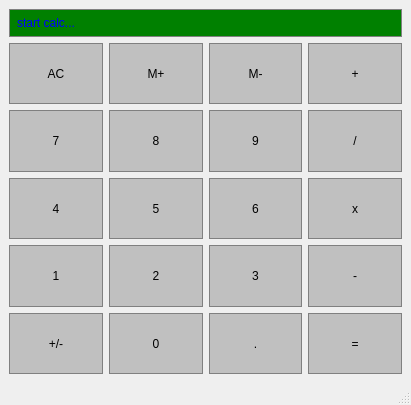
<?xml version="1.0" encoding="UTF-8"?>
<ui version="4.0">
 <class>MainWindow</class>
 <widget class="QMainWindow" name="MainWindow">
  <property name="geometry">
   <rect>
    <x>0</x>
    <y>0</y>
    <width>411</width>
    <height>405</height>
   </rect>
  </property>
  <property name="windowTitle">
   <string>calculatorTest</string>
  </property>
  <widget class="QWidget" name="centralwidget">
   <layout class="QHBoxLayout" name="horizontalLayout">
    <item>
     <layout class="QGridLayout" name="gridLayout">
      <item row="2" column="2">
       <widget class="QPushButton" name="btnNo9">
        <property name="sizePolicy">
         <sizepolicy hsizetype="Preferred" vsizetype="Preferred">
          <horstretch>0</horstretch>
          <verstretch>0</verstretch>
         </sizepolicy>
        </property>
        <property name="styleSheet">
         <string notr="true">QPushButton{
	background-color:#C0C0C0;
	border: 1px solid gray;
	padding: 5px;

}

QPushButton:pressed{
	background-color:#A9A9A9;
	border: 1px solid gray;
	padding: 5px;

}</string>
        </property>
        <property name="text">
         <string>9</string>
        </property>
       </widget>
      </item>
      <item row="4" column="0">
       <widget class="QPushButton" name="btnNo1">
        <property name="sizePolicy">
         <sizepolicy hsizetype="Preferred" vsizetype="Preferred">
          <horstretch>0</horstretch>
          <verstretch>0</verstretch>
         </sizepolicy>
        </property>
        <property name="styleSheet">
         <string notr="true">QPushButton{
	background-color:#C0C0C0;
	border: 1px solid gray;
	padding: 5px;

}

QPushButton:pressed{
	background-color:#A9A9A9;
	border: 1px solid gray;
	padding: 5px;

}</string>
        </property>
        <property name="text">
         <string>1</string>
        </property>
       </widget>
      </item>
      <item row="5" column="3">
       <widget class="QPushButton" name="btnNoEqual">
        <property name="sizePolicy">
         <sizepolicy hsizetype="Preferred" vsizetype="Preferred">
          <horstretch>0</horstretch>
          <verstretch>0</verstretch>
         </sizepolicy>
        </property>
        <property name="styleSheet">
         <string notr="true">QPushButton{
	background-color:#C0C0C0;
	border: 1px solid gray;
	padding: 5px;

}

QPushButton:pressed{
	background-color:#A9A9A9;
	border: 1px solid gray;
	padding: 5px;

}</string>
        </property>
        <property name="text">
         <string>=</string>
        </property>
       </widget>
      </item>
      <item row="2" column="3">
       <widget class="QPushButton" name="btnDivision">
        <property name="sizePolicy">
         <sizepolicy hsizetype="Preferred" vsizetype="Preferred">
          <horstretch>0</horstretch>
          <verstretch>0</verstretch>
         </sizepolicy>
        </property>
        <property name="styleSheet">
         <string notr="true">QPushButton{
	background-color:#C0C0C0;
	border: 1px solid gray;
	padding: 5px;

}

QPushButton:pressed{
	background-color:#A9A9A9;
	border: 1px solid gray;
	padding: 5px;

}</string>
        </property>
        <property name="text">
         <string>/</string>
        </property>
       </widget>
      </item>
      <item row="2" column="0">
       <widget class="QPushButton" name="btnNo7">
        <property name="sizePolicy">
         <sizepolicy hsizetype="Preferred" vsizetype="Preferred">
          <horstretch>0</horstretch>
          <verstretch>0</verstretch>
         </sizepolicy>
        </property>
        <property name="styleSheet">
         <string notr="true">QPushButton{
	background-color:#C0C0C0;
	border: 1px solid gray;
	padding: 5px;

}

QPushButton:pressed{
	background-color:#A9A9A9;
	border: 1px solid gray;
	padding: 5px;

}</string>
        </property>
        <property name="text">
         <string>7</string>
        </property>
        <property name="iconSize">
         <size>
          <width>16</width>
          <height>10</height>
         </size>
        </property>
       </widget>
      </item>
      <item row="1" column="3">
       <widget class="QPushButton" name="btnNoAdd">
        <property name="sizePolicy">
         <sizepolicy hsizetype="Preferred" vsizetype="Preferred">
          <horstretch>0</horstretch>
          <verstretch>0</verstretch>
         </sizepolicy>
        </property>
        <property name="styleSheet">
         <string notr="true">QPushButton{
	background-color:#C0C0C0;
	border: 1px solid gray;
	padding: 5px;

}

QPushButton:pressed{
	background-color:#A9A9A9;
	border: 1px solid gray;
	padding: 5px;

}</string>
        </property>
        <property name="text">
         <string>+</string>
        </property>
       </widget>
      </item>
      <item row="4" column="3">
       <widget class="QPushButton" name="btnNoSub">
        <property name="sizePolicy">
         <sizepolicy hsizetype="Preferred" vsizetype="Preferred">
          <horstretch>0</horstretch>
          <verstretch>0</verstretch>
         </sizepolicy>
        </property>
        <property name="styleSheet">
         <string notr="true">QPushButton{
	background-color:#C0C0C0;
	border: 1px solid gray;
	padding: 5px;

}

QPushButton:pressed{
	background-color:#A9A9A9;
	border: 1px solid gray;
	padding: 5px;

}</string>
        </property>
        <property name="text">
         <string>-</string>
        </property>
       </widget>
      </item>
      <item row="0" column="0" colspan="4">
       <widget class="QLineEdit" name="txtDisplay">
        <property name="styleSheet">
         <string notr="true">QLineEdit{
	background-color:green;
	border: 1px solid gray;
	padding: 5px;
	font: 8pt &quot;Fixedsys&quot;;
	color: blue;

}</string>
        </property>
        <property name="text">
         <string>start calc...</string>
        </property>
       </widget>
      </item>
      <item row="3" column="2">
       <widget class="QPushButton" name="btnNo6">
        <property name="sizePolicy">
         <sizepolicy hsizetype="Preferred" vsizetype="Preferred">
          <horstretch>0</horstretch>
          <verstretch>0</verstretch>
         </sizepolicy>
        </property>
        <property name="styleSheet">
         <string notr="true">QPushButton{
	background-color:#C0C0C0;
	border: 1px solid gray;
	padding: 5px;

}

QPushButton:pressed{
	background-color:#A9A9A9;
	border: 1px solid gray;
	padding: 5px;

}</string>
        </property>
        <property name="text">
         <string>6</string>
        </property>
       </widget>
      </item>
      <item row="3" column="1">
       <widget class="QPushButton" name="btnNo5">
        <property name="sizePolicy">
         <sizepolicy hsizetype="Preferred" vsizetype="Preferred">
          <horstretch>0</horstretch>
          <verstretch>0</verstretch>
         </sizepolicy>
        </property>
        <property name="styleSheet">
         <string notr="true">QPushButton{
	background-color:#C0C0C0;
	border: 1px solid gray;
	padding: 5px;

}

QPushButton:pressed{
	background-color:#A9A9A9;
	border: 1px solid gray;
	padding: 5px;

}</string>
        </property>
        <property name="text">
         <string>5</string>
        </property>
       </widget>
      </item>
      <item row="5" column="0">
       <widget class="QPushButton" name="pushButton_8">
        <property name="sizePolicy">
         <sizepolicy hsizetype="Preferred" vsizetype="Preferred">
          <horstretch>0</horstretch>
          <verstretch>0</verstretch>
         </sizepolicy>
        </property>
        <property name="styleSheet">
         <string notr="true">QPushButton{
	background-color:#C0C0C0;
	border: 1px solid gray;
	padding: 5px;

}

QPushButton:pressed{
	background-color:#A9A9A9;
	border: 1px solid gray;
	padding: 5px;

}</string>
        </property>
        <property name="text">
         <string>+/-</string>
        </property>
       </widget>
      </item>
      <item row="1" column="1">
       <widget class="QPushButton" name="pushButton_22">
        <property name="sizePolicy">
         <sizepolicy hsizetype="Preferred" vsizetype="Preferred">
          <horstretch>0</horstretch>
          <verstretch>0</verstretch>
         </sizepolicy>
        </property>
        <property name="styleSheet">
         <string notr="true">QPushButton{
	background-color:#C0C0C0;
	border: 1px solid gray;
	padding: 5px;

}

QPushButton:pressed{
	background-color:#A9A9A9;
	border: 1px solid gray;
	padding: 5px;

}</string>
        </property>
        <property name="text">
         <string>M+</string>
        </property>
       </widget>
      </item>
      <item row="2" column="1">
       <widget class="QPushButton" name="btnNo8">
        <property name="sizePolicy">
         <sizepolicy hsizetype="Preferred" vsizetype="Preferred">
          <horstretch>0</horstretch>
          <verstretch>0</verstretch>
         </sizepolicy>
        </property>
        <property name="styleSheet">
         <string notr="true">QPushButton{
	background-color:#C0C0C0;
	border: 1px solid gray;
	padding: 5px;

}

QPushButton:pressed{
	background-color:#A9A9A9;
	border: 1px solid gray;
	padding: 5px;

}</string>
        </property>
        <property name="text">
         <string>8</string>
        </property>
       </widget>
      </item>
      <item row="4" column="2">
       <widget class="QPushButton" name="btnNo3">
        <property name="sizePolicy">
         <sizepolicy hsizetype="Preferred" vsizetype="Preferred">
          <horstretch>0</horstretch>
          <verstretch>0</verstretch>
         </sizepolicy>
        </property>
        <property name="styleSheet">
         <string notr="true">QPushButton{
	background-color:#C0C0C0;
	border: 1px solid gray;
	padding: 5px;

}

QPushButton:pressed{
	background-color:#A9A9A9;
	border: 1px solid gray;
	padding: 5px;

}</string>
        </property>
        <property name="text">
         <string>3</string>
        </property>
       </widget>
      </item>
      <item row="4" column="1">
       <widget class="QPushButton" name="btnNo2">
        <property name="sizePolicy">
         <sizepolicy hsizetype="Preferred" vsizetype="Preferred">
          <horstretch>0</horstretch>
          <verstretch>0</verstretch>
         </sizepolicy>
        </property>
        <property name="styleSheet">
         <string notr="true">QPushButton{
	background-color:#C0C0C0;
	border: 1px solid gray;
	padding: 5px;

}

QPushButton:pressed{
	background-color:#A9A9A9;
	border: 1px solid gray;
	padding: 5px;

}</string>
        </property>
        <property name="text">
         <string>2</string>
        </property>
       </widget>
      </item>
      <item row="5" column="1">
       <widget class="QPushButton" name="btnNo0">
        <property name="sizePolicy">
         <sizepolicy hsizetype="Preferred" vsizetype="Preferred">
          <horstretch>0</horstretch>
          <verstretch>0</verstretch>
         </sizepolicy>
        </property>
        <property name="styleSheet">
         <string notr="true">QPushButton{
	background-color:#C0C0C0;
	border: 1px solid gray;
	padding: 5px;

}

QPushButton:pressed{
	background-color:#A9A9A9;
	border: 1px solid gray;
	padding: 5px;

}</string>
        </property>
        <property name="text">
         <string>0</string>
        </property>
       </widget>
      </item>
      <item row="1" column="2">
       <widget class="QPushButton" name="pushButton_24">
        <property name="sizePolicy">
         <sizepolicy hsizetype="Preferred" vsizetype="Preferred">
          <horstretch>0</horstretch>
          <verstretch>0</verstretch>
         </sizepolicy>
        </property>
        <property name="styleSheet">
         <string notr="true">QPushButton{
	background-color:#C0C0C0;
	border: 1px solid gray;
	padding: 5px;

}

QPushButton:pressed{
	background-color:#A9A9A9;
	border: 1px solid gray;
	padding: 5px;

}</string>
        </property>
        <property name="text">
         <string>M-</string>
        </property>
       </widget>
      </item>
      <item row="3" column="0">
       <widget class="QPushButton" name="btnNo4">
        <property name="sizePolicy">
         <sizepolicy hsizetype="Preferred" vsizetype="Preferred">
          <horstretch>0</horstretch>
          <verstretch>0</verstretch>
         </sizepolicy>
        </property>
        <property name="styleSheet">
         <string notr="true">QPushButton{
	background-color:#C0C0C0;
	border: 1px solid gray;
	padding: 5px;

}

QPushButton:pressed{
	background-color:#A9A9A9;
	border: 1px solid gray;
	padding: 5px;

}</string>
        </property>
        <property name="text">
         <string>4</string>
        </property>
       </widget>
      </item>
      <item row="1" column="0">
       <widget class="QPushButton" name="pushButton_21">
        <property name="sizePolicy">
         <sizepolicy hsizetype="Preferred" vsizetype="Preferred">
          <horstretch>0</horstretch>
          <verstretch>0</verstretch>
         </sizepolicy>
        </property>
        <property name="styleSheet">
         <string notr="true">QPushButton{
	background-color:#C0C0C0;
	border: 1px solid gray;
	padding: 5px;

}

QPushButton:pressed{
	background-color:#A9A9A9;
	border: 1px solid gray;
	padding: 5px;

}</string>
        </property>
        <property name="text">
         <string>AC</string>
        </property>
       </widget>
      </item>
      <item row="3" column="3">
       <widget class="QPushButton" name="btnNoMultiplication">
        <property name="sizePolicy">
         <sizepolicy hsizetype="Preferred" vsizetype="Preferred">
          <horstretch>0</horstretch>
          <verstretch>0</verstretch>
         </sizepolicy>
        </property>
        <property name="styleSheet">
         <string notr="true">QPushButton{
	background-color:#C0C0C0;
	border: 1px solid gray;
	padding: 5px;

}

QPushButton:pressed{
	background-color:#A9A9A9;
	border: 1px solid gray;
	padding: 5px;

}</string>
        </property>
        <property name="text">
         <string>x</string>
        </property>
       </widget>
      </item>
      <item row="5" column="2">
       <widget class="QPushButton" name="btnNoDecimal">
        <property name="sizePolicy">
         <sizepolicy hsizetype="Preferred" vsizetype="Preferred">
          <horstretch>0</horstretch>
          <verstretch>0</verstretch>
         </sizepolicy>
        </property>
        <property name="styleSheet">
         <string notr="true">QPushButton{
	background-color:#C0C0C0;
	border: 1px solid gray;
	padding: 5px;

}

QPushButton:pressed{
	background-color:#A9A9A9;
	border: 1px solid gray;
	padding: 5px;

}</string>
        </property>
        <property name="text">
         <string>.</string>
        </property>
       </widget>
      </item>
     </layout>
    </item>
   </layout>
  </widget>
  <widget class="QStatusBar" name="statusbar"/>
 </widget>
 <resources/>
 <connections/>
</ui>
